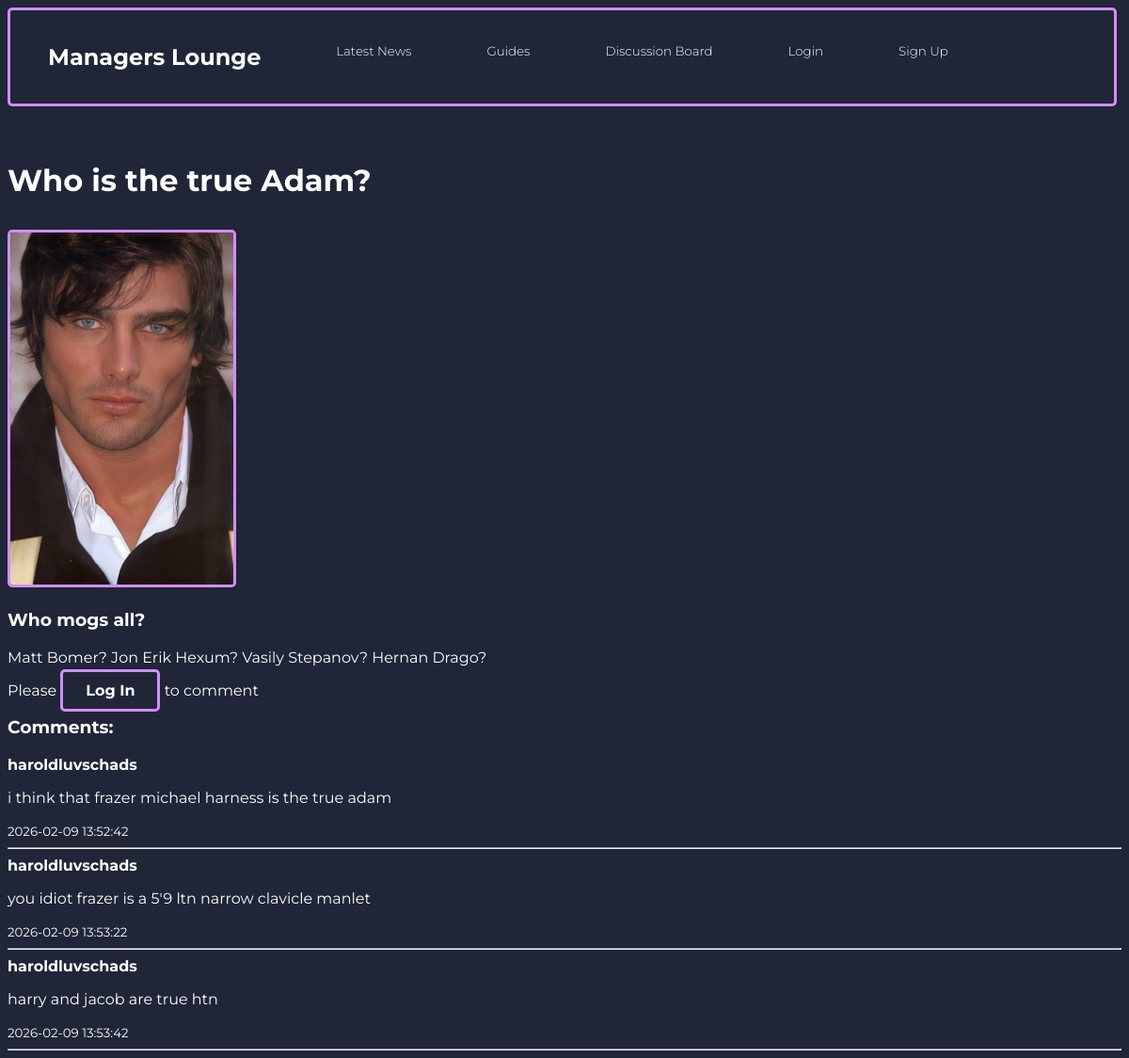
Screenshot of /retrieve_thread.php?id=2 with the database file from the repository.
### tables this page shows
CREATE TABLE `discussion_board` (
  `id` int(11) NOT NULL,
  `title` text NOT NULL,
  `description` text NOT NULL,
  `picture` blob NOT NULL,
  `content` text NOT NULL,
  `username` text NOT NULL,
  `time_created` timestamp NOT NULL DEFAULT current_timestamp() ON UPDATE current_timestamp(),
  `comments` text NOT NULL
);

CREATE TABLE `thread_replies` (
  `id` int(11) NOT NULL,
  `user_id` int(11) NOT NULL,
  `thread_id` int(11) NOT NULL,
  `text` text NOT NULL,
  `date_created` timestamp NOT NULL DEFAULT current_timestamp() ON UPDATE current_timestamp()
);

CREATE TABLE `users` (
  `id` int(11) NOT NULL,
  `username` text NOT NULL,
  `password` text NOT NULL,
  `firstname` text NOT NULL,
  `lastname` text NOT NULL,
  `email` text NOT NULL,
  `bio` text NOT NULL,
  `profile_pic` blob NOT NULL,
  `status` enum('active','inactive','','') NOT NULL,
  `birthdate` text NOT NULL,
  `role` enum('user','admin','','') NOT NULL
);

### retrieve_thread.php (the view, shortened to what this page needs)
<!DOCTYPE html>
<html lang="en">
<head>
    <link rel="stylesheet" href="main.css">
    <link rel="stylesheet" href="retrieve_news.css">
    <link rel="stylesheet" href="feedback.css">
</head>
<body>
<nav>
        <ul>
            <li>
                <h1><a href="index.html">Managers Lounge</a></h1>
            </li>
            <li>
                <h2><a href="listnews.php">Latest News</a></li></h2>
            <li>
                <h2><a href="listguides.php">Guides</a></li></h2>
            <li>
                <h2><a href="discussionboard.php">Discussion Board</a></li></h2>
            <li>
                <h2><a class="right-float" href="login.php">Login</a></li></h2>
            <li>
                <h2><a class="right-float" href="signup.php">Sign Up</a></li></h2>
        </ul>
    </nav>
<?php
include 'connectdb.php';
$thread_id = $_GET['id'];
$sql = "SELECT title, description, content, picture FROM discussion_board WHERE id = ?";
$stmt = $conn->prepare($sql);
$stmt->bind_param("i", $thread_id);
$stmt->execute();
$result = $stmt->get_result();
if($result->num_rows > 0) {
    while ($row = $result->fetch_assoc()){
        echo "<h1>" . html_entity_decode($row['title']) . "</h1>";
        if (!empty($row['picture'])) {
            if (file_exists($row['picture'])) {
                echo "<img src='" . htmlspecialchars($row['picture']) . "' alt='Post Image'>";
            }
        }
        echo '<section class="postCard2">';
        echo "<h3>" . html_entity_decode($row['description']) . "</h3>";
        echo "<p>" . html_entity_decode($row['content']) . "</p>";
        echo '</section>';
    }
} else {
    echo "Sorry, 0 Results Returned";
}
?>
<?php
if (isset($_SESSION['user_id'])){
    echo '
    <section class="comment-form">
        <form method="POST" action="post_thread_replies.php">
            <textarea name="text" placeholder="What would you like to comment..." required></textarea><br>
            <input type="hidden" name="thread_id" value="'. htmlspecialchars($thread_id) . '">
            <button class=btn type="submit">Post Comment</button>
        </form>
    </section>';
} else{
    echo '<p>Please <a href="login.php" class="btn">Log In</a> to comment </p>';
}
$commentQuery = "SELECT t.text, t.date_created, u.username
                 FROM thread_replies t
                 JOIN users u ON t.user_id = u.id
                 WHERE t.thread_id = ?
                 ORDER BY t.date_created ASC";
$commentStmt = $conn->prepare($commentQuery);
$commentStmt->bind_param("i", $thread_id);
$commentStmt->execute();
$commentResult = $commentStmt->get_result();
echo '<section class="comments">';
echo '<h3>Comments:</h3>';
while ($comment = $commentResult->fetch_assoc()) {
    echo "<div class='comment-box'>";
    echo "<strong>" . htmlspecialchars($comment['username']) . "</strong><br>";
    echo "<p>" . nl2br(htmlspecialchars($comment['text'])) . "</p>";
    echo "<small>" . $comment['date_created'] . "</small>";
    echo "</div><hr>";
}
echo '</section>';
?>
</body>
</html>

### main.css (style rules this page uses)
body { font-family: "Montserrat", sans-serif; font-optical-sizing: auto; font-weight: weight; font-style: normal; background-color: #202537; color: #FFFFFF; }
@media screen and (max-width: 1285px) { h2 { font-size: smaller; } }
nav { text-decoration: none; border-radius: 5px; border: 3px solid #D18EFB; background: none; color: white; top: 0; width: 99.1%; height: fit-content; }
nav a { color: white; text-decoration: none; }
ul { list-style-type: none; margin: 0; padding: 0; display: flex; overflow: hidden; }
li a { display: block; text-align: center; padding: 15px 20px; margin: 20px; }
h2 { font-weight: 300; }
.btn { border: 3px solid #D18EFB; border-radius: 5px; cursor: pointer; text-decoration: none; padding: 10px 24px; color: #FFFFFF; transition-duration: 0.4s; font-weight: bold; }
a { color: white ; }

### retrieve_news.css (style rules this page uses)
section { text-align: left; }
img { margin-top: 1%; width: 20%; height: 20%; border: 3px solid #D18EFB; border-radius: 5px; margin-right: auto; margin-left: auto; }

### feedback.css (style rules this page uses)
h1 { margin-top: 5%; }

### rows the page displays
discussion_board: title "Who is the true Adam?", picture (picture), description "Who mogs all?", content "Matt Bomer? Jon Erik Hexum? Vasily Stepanov? Hernan Drago?"
thread_replies: user.username "haroldluvschads", text "i think that frazer michael harness is the true adam", date_created "2026-02-09 13:52:42"
thread_replies: user.username "haroldluvschads", text "you idiot frazer is a 5'9 ltn narrow clavicle manlet", date_created "2026-02-09 13:53:22"
thread_replies: user.username "haroldluvschads", text "harry and jacob are true htn", date_created "2026-02-09 13:53:42"
